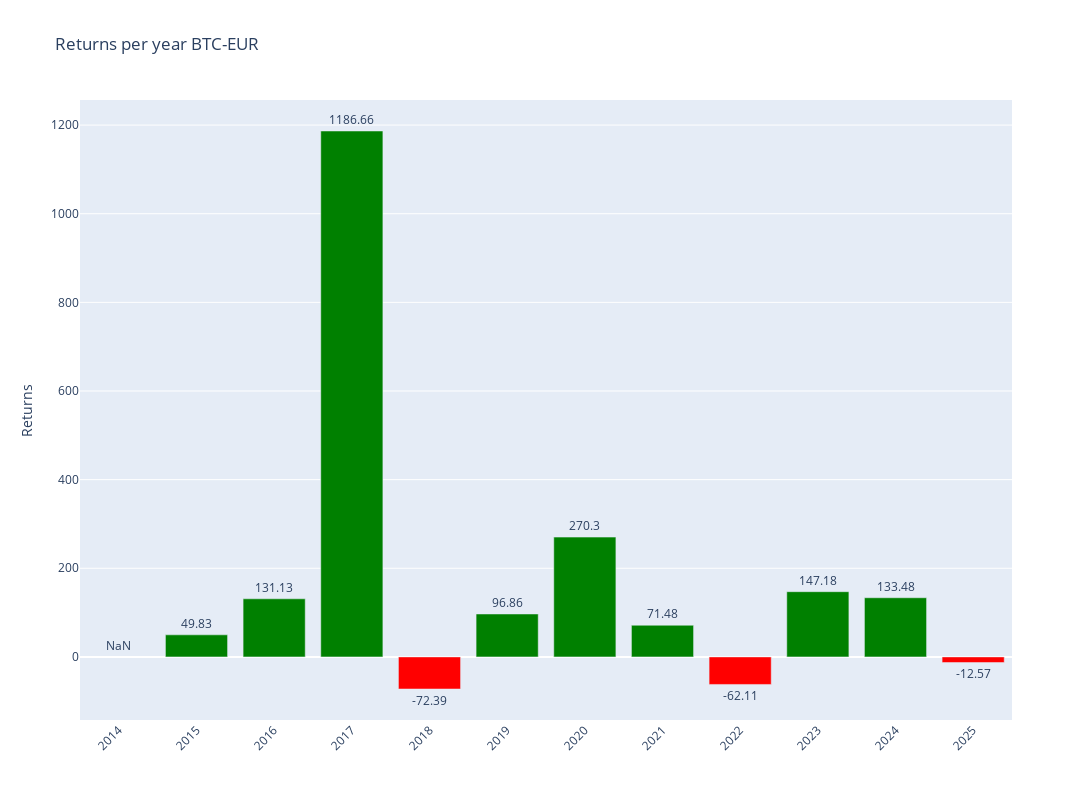

The notebook cell this image was saved under:
### Code cell
# Plotly
fig = make_subplots()

# Add colors
colors = ['green' if x >= 0 else 'red' for x in annual_data['Return']]

# Graph (1,1)
fig.add_trace(go.Bar(y=annual_data['Return'],x=annual_data['Return'].index,text=round(annual_data['Return'],2),textposition='outside',marker_color=colors,hoverinfo='skip'),row=1,col=1)

# Update xaxis properties
fig.update_yaxes(title_text="Returns", row=1, col=1)

fig.update_layout(xaxis=dict(tickvals=annual_data.index,tickangle=-45),height=800, width=1300,title=f"Returns per year {ticker}")

fig.show()

### Figure 1 — Plotly figure (JSON) as saved in the notebook; plotly's stock layout.template omitted (floating-point values rounded to 4 significant figures)
{"data": [{"hoverinfo": "skip", "marker": {"color": ["red", "green", "green", "green", "red", "green", "green", "green", "red", "green", "green", "red"]}, "text": [NaN, 49.83, 131.1, 1187.0, -72.39, 96.86, 270.3, 71.48, -62.11, 147.2, 133.5, -12.57], "textposition": "outside", "type": "bar", "x": [2014, 2015, 2016, 2017, 2018, 2019, 2020, 2021, 2022, 2023, 2024, 2025], "xaxis": "x", "y": [NaN, 49.83, 131.1, 1187.0, -72.39, 96.86, 270.3, 71.48, -62.11, 147.2, 133.5, -12.57], "yaxis": "y"}], "layout": {"height": 800, "title": {"text": "Returns per year BTC-EUR"}, "width": 1300, "xaxis": {"anchor": "y", "domain": [0, 1], "tickangle": -45, "tickvals": [2014, 2015, 2016, 2017, 2018, 2019, 2020, 2021, 2022, 2023, 2024, 2025]}, "yaxis": {"anchor": "x", "domain": [0, 1], "title": {"text": "Returns"}}}}
